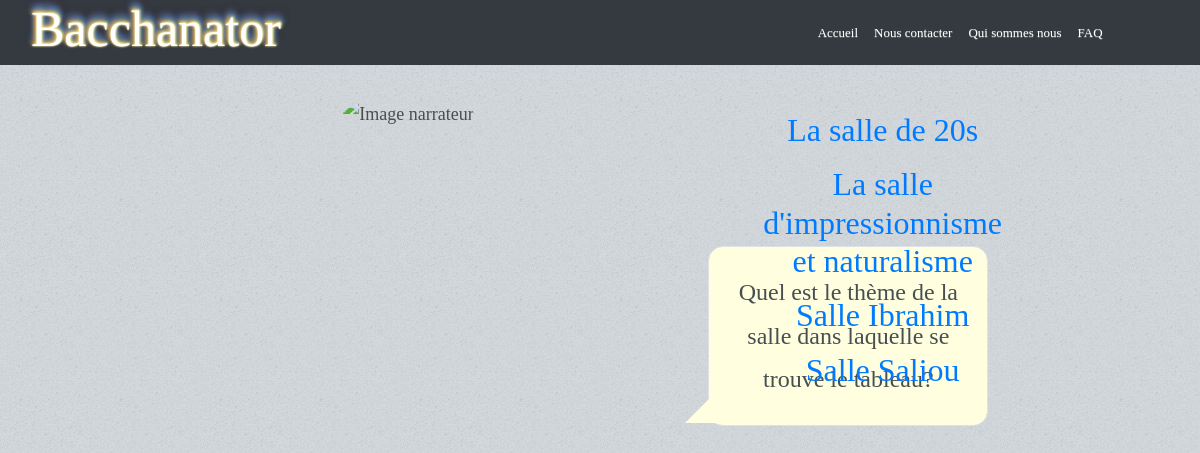
Screenshot of /jouer/ with the database file from the repository.
### blog/models.py (models this page shows, shortened)
class Question(models.Model):
    cleQuestion = models.IntegerField(primary_key = True)
    descriptionQuestion = models.CharField(max_length=200)
    reponses = models.ManyToManyField(Reponse, through='Associer')
    tags = models.ManyToManyField(Tag, through='Concerner')

class Associer(models.Model):
    reponse = models.ForeignKey(Reponse, on_delete=models.CASCADE)
    question = models.ForeignKey(Question, on_delete=models.CASCADE)
    tag = models.CharField(max_length=80, blank=True)
    no_tag = models.CharField(max_length=80, blank=True)

class Reponse(models.Model):
    cleReponse = models.IntegerField(primary_key=True)
    descriptionReponse = models.CharField(max_length= 200)

### blog/views.py (the view)
# urls.py: path('jouer/', views.jouer, name='play_button'),
def jouer(request):
    question = None
    associee = None
    if request.method == 'POST':
        form = AnswerForm(request.POST)
        print(form)
        if form.is_valid():
            tag = form.cleaned_data['tag']
            print( "tag = " + tag)
            no_tag = form.cleaned_data['no_tag']
            print(no_tag)
            question_asked = form.cleaned_data['question_asked']
            print("questions_asked = " + question_asked)
            question_asked = form.cleaned_data['question_asked']
            tags = request.session['tags']
            no_tags = request.session['no_tags']
            questions_asked = request.session['questions_asked']
            cletag = 0
            if tag!="":
                cletag =  Tag.objects.all().filter(tag = tag).values_list()[0][0]
                tags = tags + "," + str(cletag)
            else:
                cletag =  Tag.objects.all().filter(tag = no_tag).values_list()[0][0]
                no_tags = no_tags + "," + str(cletag)
            print(cletag)
            print("tags = " + tags)
            print(no_tags)
            print(questions_asked)
            if question_asked!="":
                questions_asked = questions_asked + "," +  question_asked
            request.session['tags'] = tags
            request.session['no_tags'] = no_tags
            request.session['questions_asked'] = questions_asked
            tags = tags.split(",")
            tags.remove('')
            no_tags = no_tags.split(",")
            no_tags.remove('')
            questions_asked = questions_asked.split(",")
            questions_asked.remove('')
            contain = Contenir.objects.all()
            concerns = Concerner.objects.all()
            print("Début for")
            print(concerns)
            for i in range(len(tags)):
                print("------------------------------------------------------")
                contain = contain.filter(image__tags = int(tags[i]))
                concerns = concerns.filter(question__tags = int(tags[i]))
                print(concerns)
            for i in range(len(no_tags)):
                contain = contain.exclude(image__tags = int(no_tags[i]))
                concerns = concerns.exclude(tag = int(no_tags[i]))
            print("Avant")
            for i in range(len(questions_asked)):
                concerns = concerns.exclude(question__cleQuestion = int(questions_asked[i]))
            print(contain)
            print(concerns)
            size_contain = len(contain.values('image').annotate(dcount=Count('image')) )
            print("******************************************")
            print(size_contain)
            size_concerns = concerns.count()
            if size_contain ==1:
                img = contain[0].image
                return render(request, 'blog/afficher_image.html', {'img': img})
            if size_concerns!=0:
                question = concerns[0].question
                if question.cleQuestion == question_asked and size_concerns>1:
                    question = concerns[1].question
                print(question)
                associee = Associer.objects.filter(question = question.cleQuestion)
                print(question.cleQuestion)
                print(associee)
    else:
        question = Question.objects.get(cleQuestion=1)
        associee = Associer.objects.filter(question = question)
        q = Associer.objects.filter(question = question).count()
    return render(request, 'blog/jouer.html', {'question': question, 'associee': associee})

### blog/templates/blog/jouer.html (shortened to what this page needs)
{% extends 'base.html' %} {% load static %} {% block titre %}Jouer{% endblock %} {% block question %}
<div class="container champs">
    <div class="col-sm-2"> </div>
    <div class="col-sm-8">
        <div class="row">
            <div class="col-sm-2"> </div>
            <div class="col-sm-10">
                <div class="personnage1 d-inline d-sm-inline-block ">
                    <img src="{% static 'img_site/bacchanator1.svg' %}" class="rounded-circle img" alt="Image narrateur" />
                </div>
                <div class="talk-bubble2 tri-right round border left-top" id="plus">
                    <div class="talktext">
                        <p class="p">{{ question.descriptionQuestion }}</p>
                    </div>
                </div>
                {% block reponse %}
                <div class="reponse">
                    <h2>
                        {% for a in associee %}
                        <p>
                            <a class="bouton" href="javascript:document.getElementById('{{ a.reponse.cleReponse }}').submit();">{{ a.reponse.descriptionReponse }} </a>
                        </p>
                        {% endfor %}
                    </h2>
                </div>
                {% endblock %}
            </div>
        </div>
    </div>
    <div class="col-sm-2"> </div>
</div>
{% endblock %}

### blog/static/css/base.css (style rules this page uses)
body { background: #D4D9DD url('images/bg03.jpg'); color: #474f51; font-size: 13.5pt; font-family: 'Yanone Kaffeesatz'; line-height: 1.85em; font-weight: 300; }
.talk-bubble2 { left: 520px; margin: 20px; top: 260px; display: inline-block; position: absolute; width: 280px; height: auto; background-color: lightyellow; }
.round { border-radius: 15px; -webkit-border-radius: 15px; -moz-border-radius: 15px; }
.tri-right.left-top:after { content: ' '; position: absolute; width: 0; height: 0; left: -24px; right: auto; top: 2px; bottom: auto; border: 28px solid; border-color: lightyellow transparent transparent transparent; }
#plus { top: 160px; }
#plus:after { top: auto; bottom: 2px; border-color: transparent transparent lightyellow transparent; }
.talktext { padding: 1em; text-align: center; line-height: 1.8em; font-size: x-large; }
.talktext .p { -webkit-margin-before: 0em; -webkit-margin-after: 0em; }
.personnage, .personnage1 { position: relative; top: 30px; left: 160px; }
.img { width: 380px; height: 420px; }
.reponse { position: absolute; text-align: center; padding-top: 10px; padding-left: 580px; }

### rows the page displays
Question: descriptionQuestion "Quel est le thème de la salle dans laquelle se trouve le tableau?"
Associer: reponse.descriptionReponse "La salle de 20s"
Associer: reponse.descriptionReponse "La salle d'impressionnisme et naturalisme"
Associer: reponse.descriptionReponse "Salle Ibrahim"
Associer: reponse.descriptionReponse "Salle Saliou"
